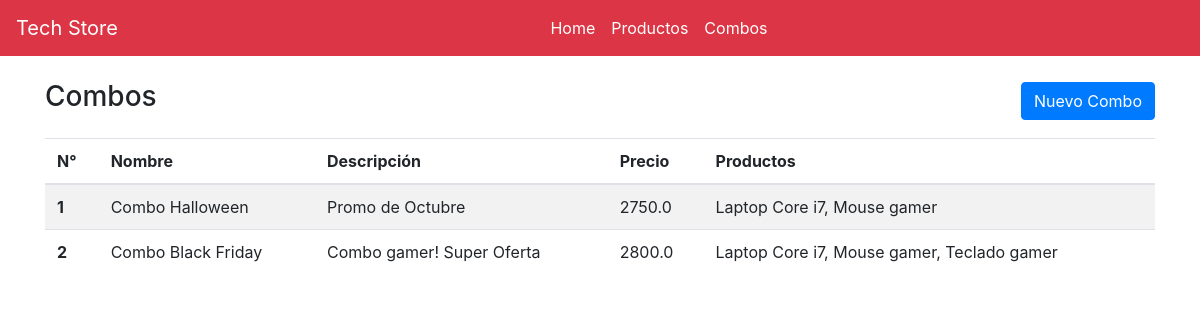
Screenshot of /combos/ with the database file from the repository.
### e_shop/models.py (models this page shows)
class Combos(models.Model):
    nombre = models.CharField(max_length=200)
    description = models.TextField(default="")
    producto = models.ManyToManyField(Product, verbose_name='producto', blank=True, symmetrical=False)
    precio = models.FloatField(default=0.0)
    def __str__(self) -> str:
        return self.nombre + ' - ' + str(self.precio)

class Product(models.Model):
    name = models.CharField(max_length=200)
    description = models.TextField(default="")
    precio = models.FloatField(default=0.0)
    def __str__(self) -> str:
        return self.name

### e_shop/views.py (the view)
# urls.py: path('combos/', views.combos),
def combos(request):
    combos = Combos.objects.all()
    for combo in combos:
        for product in combo.producto.all():
            print(f'Combo %, producto %', combo, product)
    return render(request, 'combos.html', {
        'combos': combos
    })

### e_shop/templates/combos.html (shortened to what this page needs)
{% extends 'nav.html' %}
{% block content %}
<head>
</head>
<body>
    <div class="container">
        <div class="d-flex flex-row justify-content-between align-items-center mb-3">
            <h3>Combos</h3>
            <a class="btn btn-primary" href="/crear_combo">Nuevo Combo</a>
        </div>
        <table class="table table-striped table-hover">
            <thead>
                <tr>
                    <th scope="col">N°</th>
                    <th scope="col">Nombre</th>
                    <th scope="col">Descripción</th>
                    <th scope="col">Precio</th>
                    <th scope="col">Productos</th>
                </tr>
            </thead>
            <tbody>
                {% for combo in combos %}
                <tr>
                    <th scope="row">{{ combo.id }}</th>
                    <td>{{ combo.nombre }}</td>
                    <td>{{ combo.description }}</td>
                    <td>{{ combo.precio }}</td>
                    <td>{{ combo.producto.all|join:", " }}</td>
                </tr>
                {% endfor %}
            </tbody>
        </table>
    </div>
</body>
{% endblock %}

### e_shop/templates/nav.html (shortened to what this page needs)
<link href="//maxcdn.bootstrapcdn.com/bootstrap/4.1.1/css/bootstrap.min.css" rel="stylesheet" id="bootstrap-css">
<div class="navbar navbar-expand-md navbar-dark bg-danger mb-4" role="navigation">
    <a class="navbar-brand" href="/">Tech Store</a>
    <div class="collapse navbar-collapse" id="navbarCollapse">
        <ul class="navbar-nav mr-auto w-100 justify-content-center">
            <li class="nav-item active">
                <a class="nav-link" href="/">Home <span class="sr-only">(current)</span></a>
            </li>
            <li class="nav-item active">
                <a class="nav-link" href="/productos">Productos</a>
            </li>
            <li class="nav-item active">
                <a class="nav-link" href="/combos">Combos</a>
            </li>
        </ul>
    </div>
</div>
{% block content %}
{% endblock %}

### rows the page displays
Combos: id "1", nombre "Combo Halloween", description "Promo de Octubre", precio "2750.0", producto.all "Laptop Core i7, Mouse gamer"
Combos: id "2", nombre "Combo Black Friday", description "Combo gamer! Super Oferta", precio "2800.0", producto.all "Laptop Core i7, Mouse gamer, Teclado gamer"
